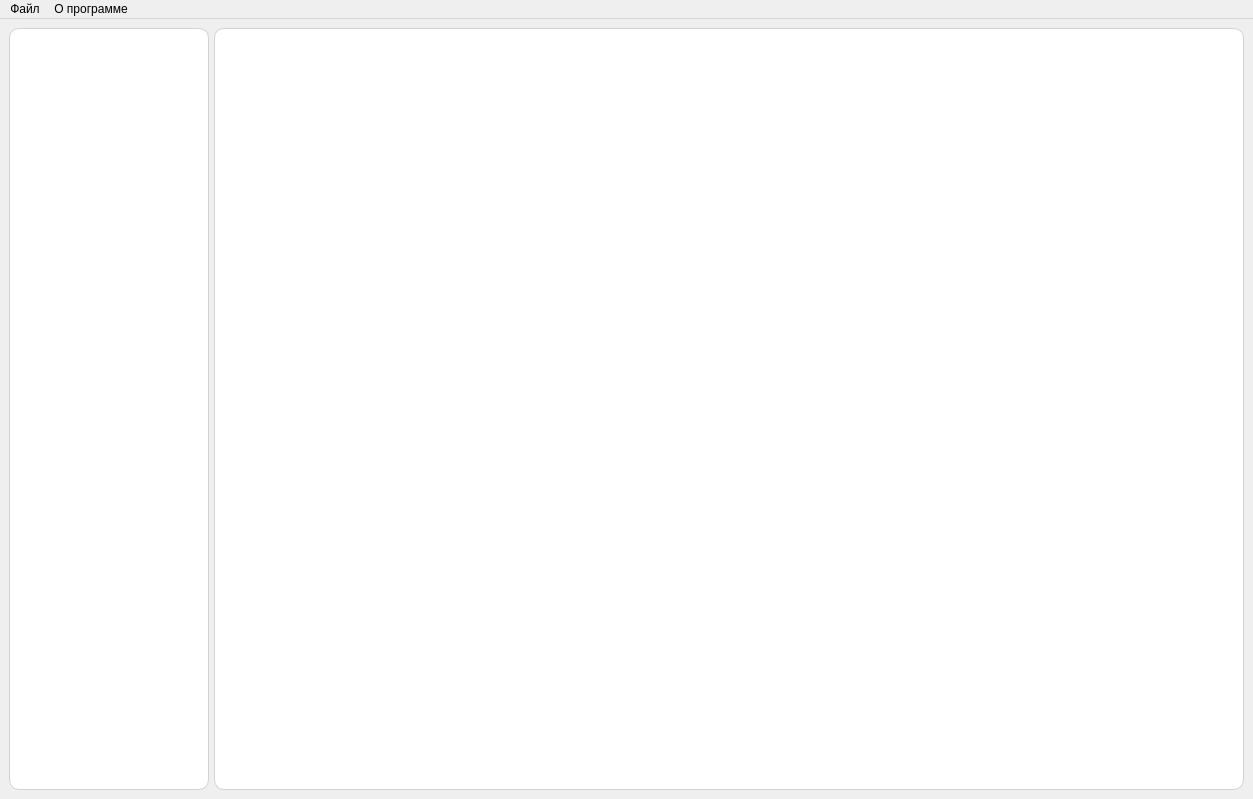
<?xml version="1.0" encoding="UTF-8"?>
<ui version="4.0">
 <class>HalEditor</class>
 <widget class="QMainWindow" name="HalEditor">
  <property name="geometry">
   <rect>
    <x>0</x>
    <y>0</y>
    <width>1253</width>
    <height>799</height>
   </rect>
  </property>
  <property name="maximumSize">
   <size>
    <width>16777215</width>
    <height>16777215</height>
   </size>
  </property>
  <property name="windowTitle">
   <string>Hal Editor</string>
  </property>
  <property name="styleSheet">
   <string notr="true">QTreeView {
    border-radius: 10px;
	background:white;
    color: #333333;
}
QTreeView::item {
	height: 30px;
	border-radius: 5px;
}
QTreeView::item:selected {
	color:black;
}</string>
  </property>
  <widget class="QWidget" name="centralwidget">
   <layout class="QGridLayout" name="gridLayout">
    <property name="horizontalSpacing">
     <number>0</number>
    </property>
    <item row="0" column="2">
     <widget class="QGraphicsView" name="graphicsView">
      <property name="minimumSize">
       <size>
        <width>500</width>
        <height>0</height>
       </size>
      </property>
      <property name="styleSheet">
       <string notr="true">border-radius: 10px;
background: white;
border: 1px solid lightgrey;</string>
      </property>
     </widget>
    </item>
    <item row="0" column="1">
     <spacer name="horizontalSpacer">
      <property name="orientation">
       <enum>Qt::Horizontal</enum>
      </property>
      <property name="sizeType">
       <enum>QSizePolicy::Preferred</enum>
      </property>
      <property name="sizeHint" stdset="0">
       <size>
        <width>5</width>
        <height>20</height>
       </size>
      </property>
     </spacer>
    </item>
    <item row="0" column="0">
     <widget class="QTreeView" name="treeView">
      <property name="maximumSize">
       <size>
        <width>200</width>
        <height>16777215</height>
       </size>
      </property>
      <property name="styleSheet">
       <string notr="true">border: 1px solid lightgrey;</string>
      </property>
      <property name="autoScroll">
       <bool>true</bool>
      </property>
      <property name="dragEnabled">
       <bool>true</bool>
      </property>
      <property name="rootIsDecorated">
       <bool>true</bool>
      </property>
      <property name="sortingEnabled">
       <bool>false</bool>
      </property>
      <property name="animated">
       <bool>true</bool>
      </property>
      <attribute name="headerVisible">
       <bool>true</bool>
      </attribute>
     </widget>
    </item>
   </layout>
  </widget>
  <widget class="QMenuBar" name="menubar">
   <property name="geometry">
    <rect>
     <x>0</x>
     <y>0</y>
     <width>1253</width>
     <height>20</height>
    </rect>
   </property>
   <widget class="QMenu" name="menu">
    <property name="title">
     <string>Файл</string>
    </property>
    <addaction name="separator"/>
    <addaction name="action_2"/>
    <addaction name="action_3"/>
    <addaction name="action_4"/>
    <addaction name="separator"/>
    <addaction name="action_6"/>
    <addaction name="action_7"/>
    <addaction name="separator"/>
    <addaction name="action_9"/>
   </widget>
   <widget class="QMenu" name="menu_2">
    <property name="title">
     <string>О программе</string>
    </property>
   </widget>
   <addaction name="menu"/>
   <addaction name="menu_2"/>
  </widget>
  <action name="action_2">
   <property name="text">
    <string>Новый</string>
   </property>
  </action>
  <action name="action_3">
   <property name="text">
    <string>Открыть</string>
   </property>
  </action>
  <action name="action_4">
   <property name="text">
    <string>Последние</string>
   </property>
  </action>
  <action name="action_6">
   <property name="text">
    <string>Сохранить</string>
   </property>
  </action>
  <action name="action_7">
   <property name="text">
    <string>Сохранить как</string>
   </property>
  </action>
  <action name="action_9">
   <property name="text">
    <string>Выход</string>
   </property>
  </action>
 </widget>
 <resources/>
 <connections/>
</ui>
